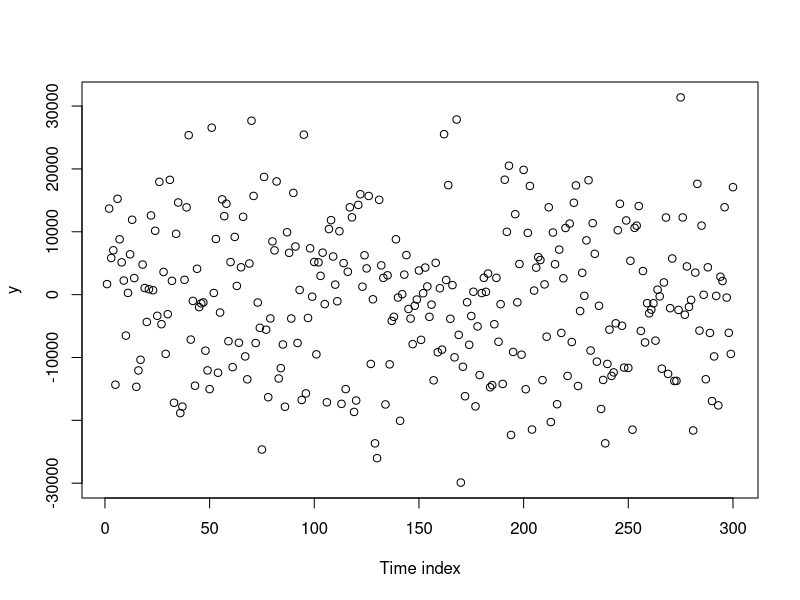
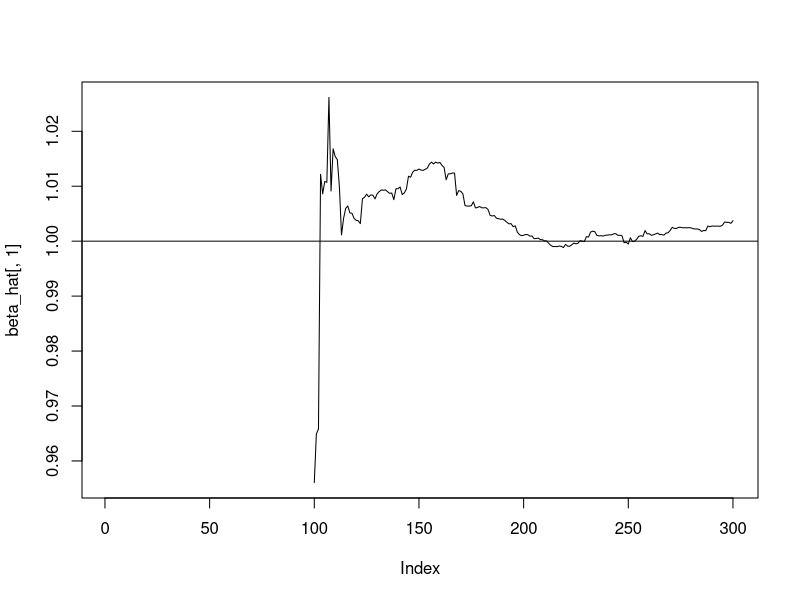
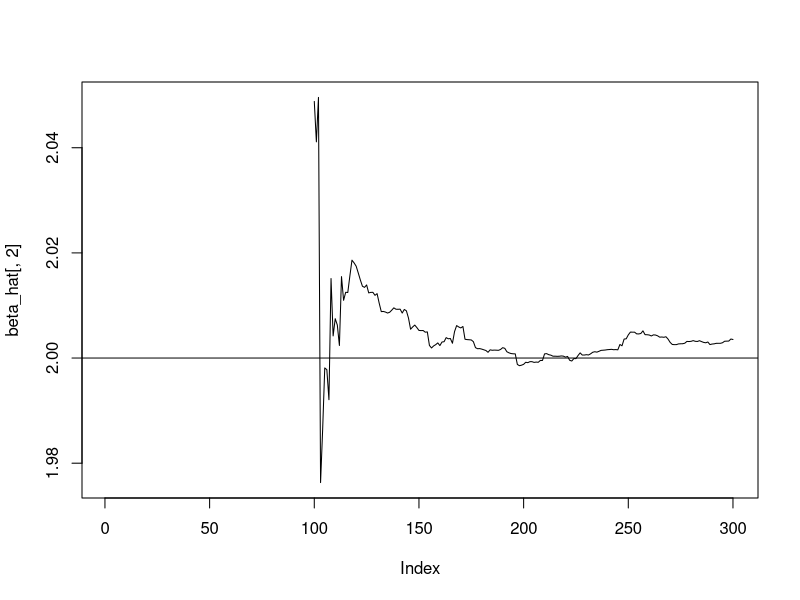
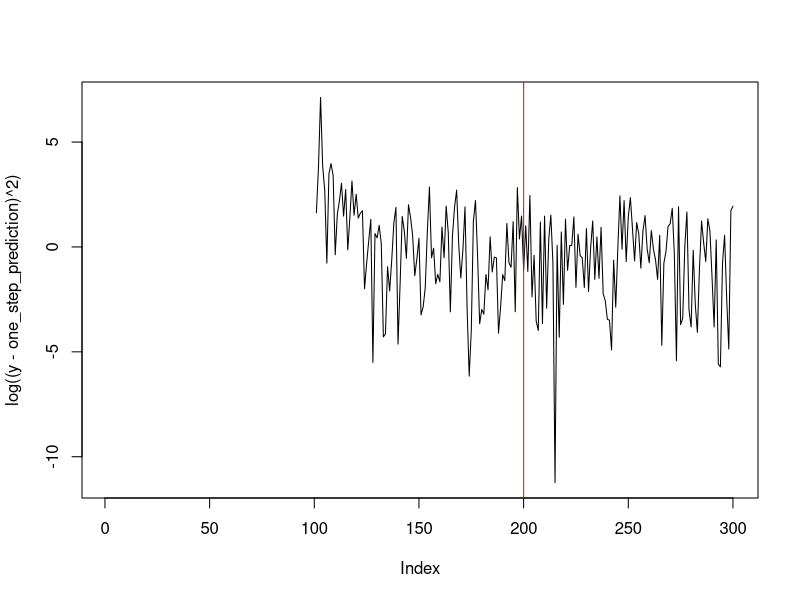

Source code (R) for these figures, in order:
# 25/05/2019
# Recursive Least Squares example
library(MASS)
set.seed(086324)
rm(list = ls())

d <- 100 # parameter vector dimension
T_ <- 3*d # Time horizon
X <- matrix(rnorm(T_*d, sd=20), nrow=T_)
beta <- matrix(1:d, nrow=d) # true parameter value
y <- X %*% beta + rnorm(T_, sd=1)

# Plot observation sequence
plot(1:length(y), y, type='p', xlab='Time index')

# Implement RLS algorithm
beta_hat <- matrix(rep(NA, T_*d), nrow=T_) # parameter estimates
N <- d # For example

# Initialization estimate
P <- solve(t(X[1:N, ]) %*% X[1:N, ])
R <- t(X[1:N, ]) %*% y[1:N]
beta_hat[N, ] <- P %*% R
one_step_prediction <- rep(NA, T_)

# Recursive update
for (t in (N+1):T_) {
  one_step_prediction[t] <- beta_hat[t-1, , drop=F] %*% t(X[t, , drop=F])
  k <- P %*% t(X[t, , drop=F])/(1 + X[t, , drop=F] %*% P %*% t(X[t, , drop=F]))[1]
  P <- P - k %*% X[t, , drop=F] %*% P
  beta_hat[t, ] <- beta_hat[t-1, ] + k %*% 
    (y[t] - t(beta_hat[t-1, ] %*% t(X[t, , drop=F]))[1])
}

# Batch estimate
# beta_hat_batch <- solve(t(X) %*% X) %*% t(X) %*% y

# beta_hat_batch # target
beta_hat[T_, ] # RLS estimate at time horizon

plot(beta_hat[ , 1], type='l')
abline(h=beta[1])

plot(beta_hat[ , 2], type='l')
abline(h=beta[2])

# Plot squared one-step prediction errors
plot(log((y - one_step_prediction)^2), type='l')
abline(v=2*d, col='red')
